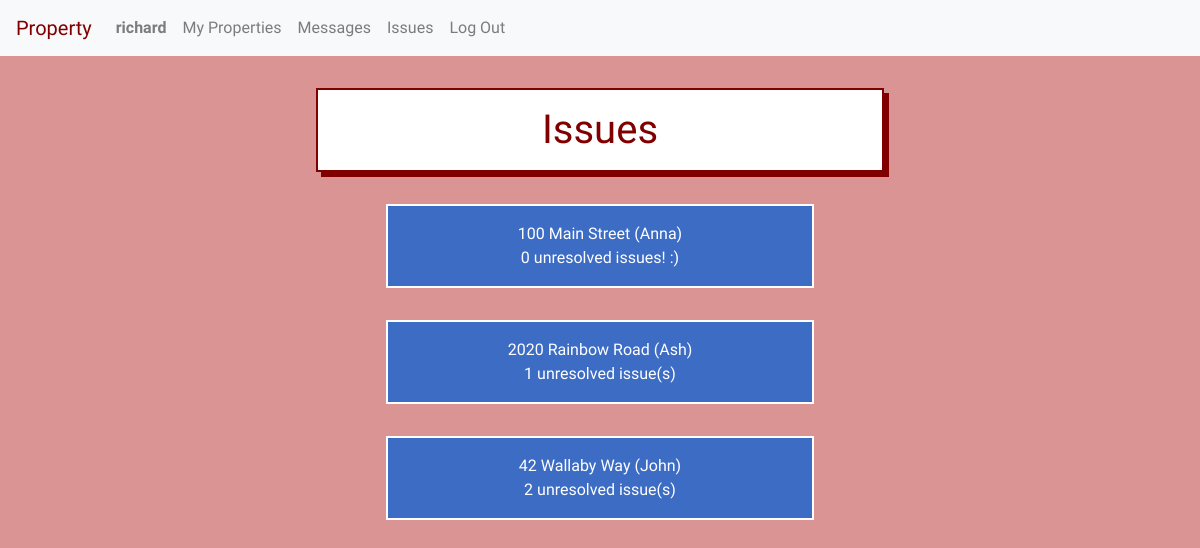
The app's page /property/issues (signed in) with its own data.
### property/models.py (models this page shows, shortened)
class User(AbstractUser):
    tenant = models.BooleanField(default=True)
    manager = models.BooleanField(default=False)
    profile_picture = models.ImageField(blank=True, null=True, upload_to='profile_images/')

class Unit(models.Model):
    manager = models.ForeignKey(User, on_delete=models.CASCADE, related_name="managers")
    tenant = models.ForeignKey(User, on_delete=models.CASCADE, related_name="tenants", blank=True, null=True)
    address = models.CharField(max_length=200)
    image = models.ImageField(blank=True, upload_to='unit_images/')
    lease = models.FileField(blank=True, upload_to='leases/')
    def __str__(self):
        return f"{self.address}"

### property/views.py (the view)
# urls.py: path("issues", views.issues, name="issues"),
@login_required
def issues(request):
    if request.method == "GET":
        if request.user.tenant:
            try:
                unit_count = Unit.objects.filter(tenant=request.user).count()
            except ObjectDoesNotExist:
                unit_count = 0
            if unit_count != 1:
                return render(request, 'property/issues.html')
            else:
                unit = Unit.objects.get(tenant=request.user)
                return HttpResponseRedirect(reverse("unit_issues", kwargs={'unit_id': unit.id}))
        else:
            try:
                units = Unit.objects.filter(manager=request.user).exclude(tenant=None).order_by('address')
            except ObjectDoesNotExist:
                units = None
            unresolved_counts = []
            for unit in units:
                try:
                    unresolved_count = Issue.objects.filter(unit_id=unit.id).filter(resolved=False).count()
                except ObjectDoesNotExist:
                    unresolved_count = None
                unresolved_counts.append(unresolved_count)
            zipped_issues_info = zip(unresolved_counts, units)
            return render(request, 'property/issues.html', {
                "issues_info": zipped_issues_info
            })
    else:
        return render(request, 'property/error.html')

### property/templates/property/issues.html
{% extends "property/layout.html" %}
{% block body %}
<h1>Issues</h1>
{% if user.tenant %}
    <br><br>
    You must claim an address and property manager before you can report or view issues.
{% else %}
    {% if issues_info %}
        <div class="list-container">
            {% for count, unit in issues_info %}
                <a href="{% url 'unit_issues' unit.id %}">
                    <div class="listed-item-link">
                        {{unit}} ({{unit.tenant.first_name}})
                        <br>
                        {% if count %}
                        {{count}} unresolved issue(s)
                        {% else %}
                        0 unresolved issues! :)
                        {% endif %}
                    </div>
                </a>
            {% endfor %}
        </div>
    {% else %}
        <br><br>
        You must add a property with a tenant before you can see see issues.
    {% endif %}
{% endif %}
{% endblock %}

### property/templates/property/layout.html (shortened to what this page needs)
{% load static %}
<!DOCTYPE html>
<html lang="en">
    <head>
        <link rel="stylesheet" href="https://stackpath.bootstrapcdn.com/bootstrap/4.3.1/css/bootstrap.min.css">
        <link href="{% static 'property/styles.css' %}" rel="stylesheet">
    </head>
    <body>
        {% if user.is_authenticated %}
        <nav class="navbar sticky-top navbar-expand-lg navbar-light bg-light">
            <a id="property" class="navbar-brand" href="{% url 'index' %}">Property</a>
            <div class="collapse navbar-collapse" id="navbarTogglerDemo02">
              <ul class="navbar-nav mr-auto mt-2 mt-lg-0">
                <li class="nav-item">
                    <a class="nav-link" href="{% url 'profile' %}"><strong>{{ user.username }}</strong></a>
                </li>
                {% if user.manager %}
                <li class="nav-item">
                    <a class="nav-link" href="{% url 'index' %}">My Properties</a>
                </li>
                {% endif %}
                <li class="nav-item">
                    <a id="messages_nav" class="nav-link" href="{% url 'messages' %}">Messages</a>
                </li>
                <li class="nav-item">
                    <a id="issues_nav" class="nav-link" href="{% url 'issues' %}">Issues</a>
                </li>
                <li class="nav-item">
                    <a class="nav-link" href="{% url 'logout' %}">Log Out</a>
                </li>
              </ul>
            </div>
          </nav>
        {% endif %}
        <div class="body">
        {% block body %}
        {% endblock %}
        </div>
    </body>
</html>

### property/static/property/styles.css (style rules this page uses)
:root { --blue: rgb(60, 108, 196); --lightblue: rgb(127, 167, 241); }
body { background-color: rgb(219, 148, 148); color: maroon; font-family: 'Yusei Magic', sans-serif; }
#property { color: maroon; }
a { text-decoration: none !important; }
.body { padding: 2rem; text-align: center; }
h1 { padding: 1rem; margin-bottom: 1rem; margin: auto; text-align: center; border: maroon solid 2px; background-color: white; color: maroon; display: block; box-shadow: 5px 5px; width: 50%; min-width: 350px; }
.list-container { padding: 2rem; }
.listed-item-link { padding: 1rem; margin: auto; width: 40%; min-width: 300px; margin-bottom: 2rem; text-align: center; border: white solid 2px; background-color: var(--blue); color: white; display: block; }

### records on screen
User: username "richard"
Unit: address "100 Main Street", tenant.first_name "Anna", shows "0 unresolved issues! :)"
Unit: address "2020 Rainbow Road", tenant.first_name "Ash", count "1"
Unit: address "42 Wallaby Way", tenant.first_name "John", count "2"
